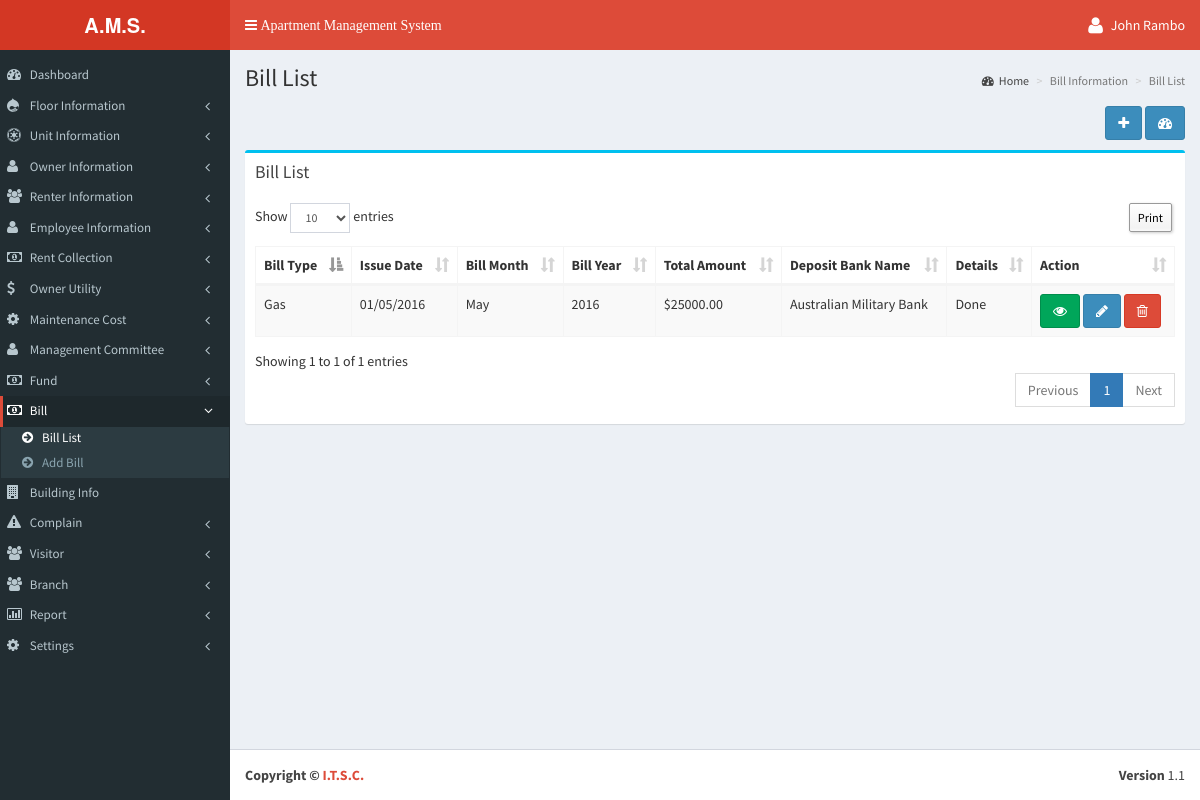
The page /bill/bill_list.php (signed in) on the database its author committed.
### tables this page shows
CREATE TABLE `tbl_add_bill` (
  `bill_id` int(11) NOT NULL,
  `bill_type` varchar(200) NOT NULL,
  `bill_date` varchar(200) NOT NULL,
  `bill_month` int(11) NOT NULL,
  `bill_year` int(11) NOT NULL,
  `total_amount` decimal(15,2) NOT NULL DEFAULT '0.00',
  `deposit_bank_name` varchar(200) NOT NULL,
  `bill_details` varchar(200) NOT NULL,
  `branch_id` int(11) NOT NULL,
  `added_date` timestamp NOT NULL DEFAULT CURRENT_TIMESTAMP
);

CREATE TABLE `tbl_add_bill_type` (
  `bt_id` int(11) NOT NULL,
  `bill_type` varchar(200) NOT NULL,
  `added_date` timestamp NOT NULL DEFAULT CURRENT_TIMESTAMP
);

CREATE TABLE `tbl_add_month_setup` (
  `m_id` int(11) NOT NULL,
  `month_name` varchar(200) NOT NULL,
  `added_date` timestamp NOT NULL DEFAULT CURRENT_TIMESTAMP
);

CREATE TABLE `tbl_add_year_setup` (
  `y_id` int(11) NOT NULL,
  `xyear` varchar(200) NOT NULL,
  `added_date` timestamp NOT NULL DEFAULT CURRENT_TIMESTAMP
);

CREATE TABLE `tbl_settings` (
  `lang_code` varchar(100) NOT NULL,
  `currency` varchar(20) NOT NULL,
  `currency_seperator` varchar(5) NOT NULL,
  `currency_position` varchar(10) NOT NULL,
  `date_format` varchar(20) NOT NULL
);

### language/English/lang_left_menu.php (called while the page is built, shortened)
<?php
$_data['menu_dashboard'] 					= "Dashboard";
$_data['menu_floor'] 						= "Floor Information";
$_data['menu_floor_list'] 					= "Floor List";
$_data['menu_floor_add'] 					= "Add Floor";
$_data['menu_unit_information'] 			= "Unit Information";
$_data['menu_unit_list'] 					= "Unit List";
$_data['menu_add_unit'] 					= "Add Unit";
$_data['menu_owner_information'] 			= "Owner Information";
$_data['menu_owner_list'] 					= "Owner List";
$_data['menu_add_owner'] 					= "Add Owner";
$_data['menu_renter_information'] 			= "Renter Information";
$_data['menu_renter_list'] 					= "Renter List";
$_data['menu_add_renter'] 					= "Add Renter";
$_data['menu_employee_information'] 		= "Employee Information";
$_data['menu_employee_list'] 				= "Employee List";
$_data['menu_add_employee'] 				= "Add Employee";
$_data['menu_rent_collection'] 				= "Rent Collection";
$_data['menu_rent_list'] 					= "Rent List";
$_data['menu_add_rent'] 					= "Add Rent";
$_data['menu_owner_utility'] 				= "Owner Utility";
$_data['menu_owner_utility_list'] 			= "Owner Utility List";
$_data['menu_add_owner_utility'] 			= "Add Owner Utility";
$_data['menu_maintenance_cost'] 			= "Maintenance Cost";
$_data['menu_maintenance_cost_list'] 		= "Maintenance Cost List";
$_data['menu_add_maintenance_cost'] 		= "Add Maintenance Cost";
$_data['menu_management_committee'] 		= "Management Committee";
$_data['menu_member_list'] 					= "Member List";
$_data['menu_add_member'] 					= "Add Member";
$_data['menu_fund'] 						= "Fund";
$_data['menu_fund_list'] 					= "Fund List";
$_data['menu_add_fund'] 					= "Add Fund";
$_data['menu_bill'] 						= "Bill";
$_data['menu_bill_list'] 					= "Bill List";
$_data['menu_add_bill'] 					= "Add Bill";
$_data['menu_building_info'] 				= "Building Info";
$_data['menu_complain'] 					= "Complain";
$_data['menu_complain_list'] 				= "Complain List";
$_data['menu_add_complain'] 				= "Add Complain";
$_data['menu_visitor'] 						= "Visitor";
$_data['menu_visitor_list'] 				= "Visitor List";
$_data['menu_add_visitor'] 					= "Add Visitor";
$_data['menu_report'] 						= "Report";
$_data['menu_fair_report'] 					= "Fare Report";
$_data['menu_rented_report'] 				= "Rented Report";
$_data['menu_visitors_report'] 				= "Visitors Report";
$_data['menu_complain_report'] 				= "Complain Report";
$_data['menu_unit_status_report'] 			= "Unit Status Report";
$_data['menu_fund_status'] 					= "Fund Status";
$_data['menu_bill_report'] 					= "Bill Report";
$_data['menu_settings'] 					= "Settings";
$_data['menu_bill_setup'] 					= "Bill Setup";
$_data['menu_utility_bill'] 				= "Utility Bill";
$_data['menu_employee_setup'] 				= "Employee Salary";
$_data['menu_management_member_type'] 		= "Management Member Type";
$_data['menu_month_setup'] 					= "Month Setup";
$_data['menu_year_setup'] 					= "Year Setup";
$_data['menu_language_setup'] 				= "System Setup";
$_data['menu_branch'] 						= "Branch";
$_data['menu_add_branch'] 					= "Add Branch";
$_data['menu_branch_list'] 					= "Branch List";
?>

### bill/bill_list.php (the view, shortened to what this page needs)
<?php include('../header.php')?>
<section class="content-header">
  <h1><?php echo $_data['text_1'];?></h1>
  <ol class="breadcrumb">
    <li><a href="<?php echo WEB_URL?>dashboard.php"><i class="fa fa-dashboard"></i><?php echo $_data['home_breadcam'];?></a></li>
    <li class="active"><?php echo $_data['text_2'];?></li>
	<li class="active"><?php echo $_data['text_1'];?></li>
  </ol>
</section>
<section class="content">
<div class="row">
  <div class="col-xs-12">
    <div align="right" style="margin-bottom:1%;"> <a class="btn btn-primary" data-toggle="tooltip" href="<?php echo WEB_URL; ?>bill/add_bill.php" data-original-title="<?php echo $_data['text_3'];?>"><i class="fa fa-plus"></i></a> <a class="btn btn-primary" data-toggle="tooltip" href="<?php echo WEB_URL; ?>dashboard.php" data-original-title="<?php echo $_data['home_breadcam'];?>"><i class="fa fa-dashboard"></i></a> </div>
    <div class="box box-info">
      <div class="box-header">
        <h3 class="box-title"><?php echo $_data['text_1'];?></h3>
      </div>
      <div class="box-body">
        <table class="table sakotable table-bordered table-striped dt-responsive">
          <thead>
            <tr>
              <th><?php echo $_data['text_5'];?></th>
              <th><?php echo $_data['text_7'];?></th>
              <th><?php echo $_data['text_8'];?></th>
              <th><?php echo $_data['text_10'];?></th>
              <th><?php echo $_data['text_12'];?></th>
              <th><?php echo $_data['text_13'];?></th>
              <th><?php echo $_data['text_14'];?></th>
              <th><?php echo $_data['action_text'];?></th>
            </tr>
          </thead>
          <tbody>
            <?php
				$result = mysql_query("Select *,bt.bill_type as bt_type,m.month_name,y.xyear,bt.bt_id from tbl_add_bill b inner join tbl_add_bill_type bt on bt.bt_id = b.bill_type inner join tbl_add_month_setup m on m.m_id = b.bill_month inner join tbl_add_year_setup y on y.y_id = b.bill_year where b.branch_id = " . (int)$_SESSION['objLogin']['branch_id'] . " order by b.bill_id asc",$link);
				while($row = mysql_fetch_array($result)){?>
            <tr>
              <td><?php echo $row['bt_type']; ?></td>
              <td><?php echo $row['bill_date']; ?></td>
              <td><?php echo $row['month_name']; ?></td>
              <td><?php echo $row['xyear']; ?></td>
              <?php if($currency_position == 'left') { ?>
          	  <td><?php echo $global_currency.$row['total_amount']; ?></td>
          	  <?php } else { ?>
          	  <td><?php echo $row['total_amount'].$global_currency; ?></h3>
          	  <?php } ?>
              <td><?php echo $row['deposit_bank_name']; ?></td>
              <td><?php echo $row['bill_details']; ?></td>
              <td><a class="btn btn-success" data-toggle="tooltip" href="javascript:;" onClick="$('#nurse_view_<?php echo $row['bill_id']; ?>').modal('show');" data-original-title="<?php echo $_data['view_text'];?>"><i class="fa fa-eye"></i></a> <a class="btn btn-primary" data-toggle="tooltip" href="<?php echo WEB_URL;?>bill/add_bill.php?id=<?php echo $row['bill_id']; ?>" data-original-title="<?php echo $_data['edit_text'];?>"><i class="fa fa-pencil"></i></a> <a class="btn btn-danger" data-toggle="tooltip" onClick="deleteBill(<?php echo $row['bill_id']; ?>);" href="javascript:;" data-original-title="<?php echo $_data['delete_text'];?>"><i class="fa fa-trash-o"></i></a>
                </td>
            </tr>
            <?php } mysql_close($link); ?>
          </tbody>
        </table>
      </div>
    </div>
  </div>
</div>
<?php include('../footer.php'); ?>

### rows shown on the page
tbl_add_bill: tbl_add_bill_type.bill_type "Gas", bill_date "01/05/2016", tbl_add_month_setup.month_name "May", tbl_add_year_setup.xyear "2016", total_amount "25000.00", deposit_bank_name "Australian Military Bank", bill_details "Done"
tbl_settings: currency "$"

### other values the page prints
$_SESSION['objLogin']['name'] "John Rambo"
$_data['menu_dashboard'] "Dashboard"
$_data['menu_floor'] "Floor Information"
$_data['menu_unit_information'] "Unit Information"
$_data['menu_owner_information'] "Owner Information"
$_data['menu_renter_information'] "Renter Information"
$_data['menu_employee_information'] "Employee Information"
$_data['menu_rent_collection'] "Rent Collection"
$_data['menu_owner_utility'] "Owner Utility"
$_data['menu_maintenance_cost'] "Maintenance Cost"
$_data['menu_management_committee'] "Management Committee"
$_data['menu_fund'] "Fund"
$_data['menu_bill'] "Bill"
$_data['menu_bill_list'] "Bill List"
$_data['menu_add_bill'] "Add Bill"
